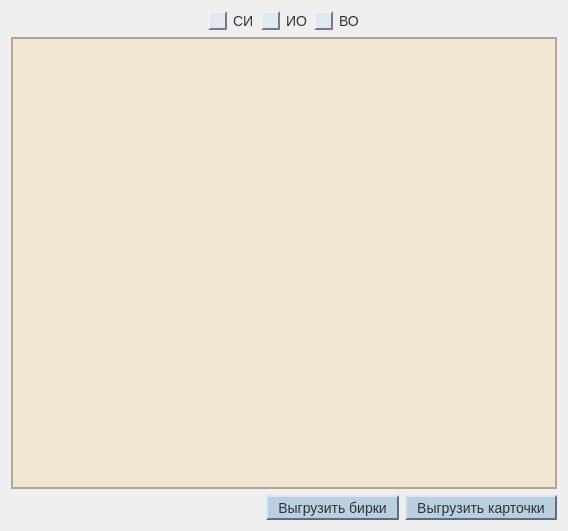
<?xml version="1.0" encoding="UTF-8"?>
<ui version="4.0">
 <class>file_menu</class>
 <widget class="QDialog" name="file_menu">
  <property name="geometry">
   <rect>
    <x>0</x>
    <y>0</y>
    <width>568</width>
    <height>531</height>
   </rect>
  </property>
  <property name="baseSize">
   <size>
    <width>830</width>
    <height>0</height>
   </size>
  </property>
  <property name="windowTitle">
   <string>Dialog</string>
  </property>
  <property name="styleSheet">
   <string notr="true">QWidget {
 color: #333333;
}

QLabel {
 color: #333333;
 background-color: rgba(0, 0, 0, 0);
}

QTableView {
 color: #333333;
 border: 2px solid rgba(0, 0, 0, 70);
 background-color: #f0e6d2;
 gridline-color: rgba(180, 180, 180, 128);
}

QTableView::item:selected {
 color: #333333;
 background-color: rgba(180, 200, 220, 128);
}

QListView {
 color: #333333;
 border: 2px solid rgba(0, 0, 0, 70);
 background-color: #f0e6d2;
 gridline-color: rgba(180, 180, 180, 128);
}

QListView::item:selected {
 color: #333333;
 background-color: rgba(180, 200, 220, 128);
}


QRadioButton {
 font-size: 14px;
}

QRadioButton:checked {
 font-size: 14px;
 background-color: #e1e9f0;
}

QRadioButton::indicator {
    width: 15px;
    height: 15px;
}
QRadioButton::indicator:checked {
 background-color: #a0c0d0;
    border: 2px solid rgba(255, 255, 255, 0);
 border-top-color: rgba(0, 0, 0, 120);
 border-left-color: rgba(0, 0, 0, 120);
 border-bottom-color: rgba(255, 255, 255, 120);
 border-right-color: rgba(255, 255, 255, 120);
}
QRadioButton::indicator:unchecked {
 background-color: #e1e9f0;
    border: 2px solid rgba(255, 255, 255, 0);
 border-top-color: rgba(255, 255, 255, 120);
 border-left-color: rgba(255, 255, 255, 120);
 border-bottom-color: rgba(0, 0, 0, 120);
 border-right-color: rgba(0, 0, 0, 120);
}

QLineEdit {
 border: 1px solid rgba(0, 0, 0, 80);
 background-color: rgba(255, 255, 255, 40);
}

QTextEdit {
 border: 1px solid rgba(0, 0, 0, 80);
 background-color: rgba(255, 255, 255, 40);
}

QPushButton {
 background-color: #b8d0e0;
    border: 2px solid rgba(255, 255, 255, 0);
 border-top-color: rgba(255, 255, 255, 120);
 border-left-color: rgba(255, 255, 255, 120);
 border-bottom-color: rgba(0, 0, 0, 120);
 border-right-color: rgba(0, 0, 0, 120);
    padding: 2px 10px;
    font-size: 14px;
}

QPushButton:hover {
 background-color: #c8dfe8;
}

QPushButton:pressed {
 background-color: #a0b8c8;
    border-top-color: rgba(0, 0, 0, 120);
 border-left-color: rgba(0, 0, 0, 120);
 border-bottom-color: rgba(255, 255, 255, 120);
 border-right-color: rgba(255, 255, 255, 120);
}
</string>
  </property>
  <layout class="QVBoxLayout" name="verticalLayout_4">
   <item>
    <layout class="QHBoxLayout" name="horizontalLayout_5">
     <item>
      <layout class="QVBoxLayout" name="verticalLayout_2">
       <item>
        <layout class="QHBoxLayout" name="horizontalLayout_4">
         <item>
          <spacer name="horizontalSpacer_2">
           <property name="orientation">
            <enum>Qt::Orientation::Horizontal</enum>
           </property>
           <property name="sizeHint" stdset="0">
            <size>
             <width>40</width>
             <height>20</height>
            </size>
           </property>
          </spacer>
         </item>
         <item>
          <widget class="QRadioButton" name="radioButton_SI">
           <property name="text">
            <string>СИ</string>
           </property>
          </widget>
         </item>
         <item>
          <widget class="QRadioButton" name="radioButton_IO">
           <property name="text">
            <string>ИО</string>
           </property>
          </widget>
         </item>
         <item>
          <widget class="QRadioButton" name="radioButton_VO">
           <property name="text">
            <string>ВО</string>
           </property>
          </widget>
         </item>
         <item>
          <spacer name="horizontalSpacer_3">
           <property name="orientation">
            <enum>Qt::Orientation::Horizontal</enum>
           </property>
           <property name="sizeHint" stdset="0">
            <size>
             <width>40</width>
             <height>20</height>
            </size>
           </property>
          </spacer>
         </item>
        </layout>
       </item>
       <item>
        <widget class="QListView" name="listView_allinv">
         <property name="minimumSize">
          <size>
           <width>500</width>
           <height>0</height>
          </size>
         </property>
         <property name="selectionMode">
          <enum>QAbstractItemView::SelectionMode::MultiSelection</enum>
         </property>
        </widget>
       </item>
      </layout>
     </item>
    </layout>
   </item>
   <item>
    <layout class="QHBoxLayout" name="horizontalLayout">
     <item>
      <spacer name="horizontalSpacer">
       <property name="orientation">
        <enum>Qt::Orientation::Horizontal</enum>
       </property>
       <property name="sizeHint" stdset="0">
        <size>
         <width>40</width>
         <height>20</height>
        </size>
       </property>
      </spacer>
     </item>
     <item>
      <widget class="QPushButton" name="pushButton_birki">
       <property name="minimumSize">
        <size>
         <width>0</width>
         <height>25</height>
        </size>
       </property>
       <property name="maximumSize">
        <size>
         <width>300</width>
         <height>16777215</height>
        </size>
       </property>
       <property name="text">
        <string>Выгрузить бирки</string>
       </property>
      </widget>
     </item>
     <item>
      <widget class="QPushButton" name="pushButton_karts">
       <property name="minimumSize">
        <size>
         <width>0</width>
         <height>25</height>
        </size>
       </property>
       <property name="maximumSize">
        <size>
         <width>300</width>
         <height>16777215</height>
        </size>
       </property>
       <property name="text">
        <string>Выгрузить карточки</string>
       </property>
      </widget>
     </item>
    </layout>
   </item>
  </layout>
 </widget>
 <resources/>
 <connections/>
</ui>
